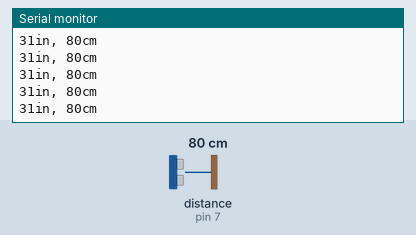
Recording of a sketch running on a simulated Arduino Uno, built with avr-gcc and run on an emulated ATmega328P. On the bench: the last lines printed to the serial monitor. Wiring (inferred from the names in the program): ultrasonic range finder: trigger pin 7; echo pin 7. The test bench sets the inputs (shaded band); at power-on: distance to the obstacle (sensor on pin 7) 80 cm. The echo pulse lasts 58.3 µs per cm.

Above: at 1.2 s.
1.3 s: distance to the obstacle (sensor on pin 7) set to 2 cm
At 1.38 s:
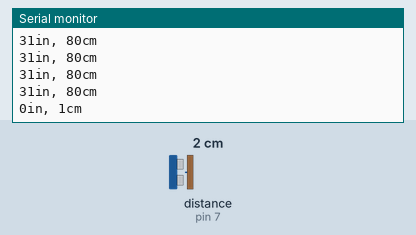
2.8 s: distance to the obstacle (sensor on pin 7) set to 4 cm
At 2.8 s:
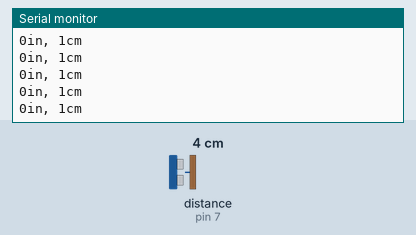
4.3 s: distance to the obstacle (sensor on pin 7) set to 299 cm
At 4.33 s:
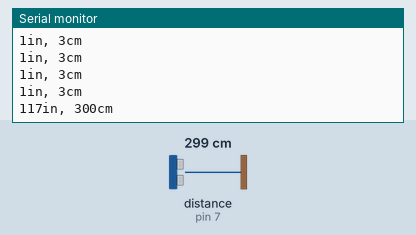
Timing chart, 0 to 7.3 s (numbered marks = the images above; inputs shaded):
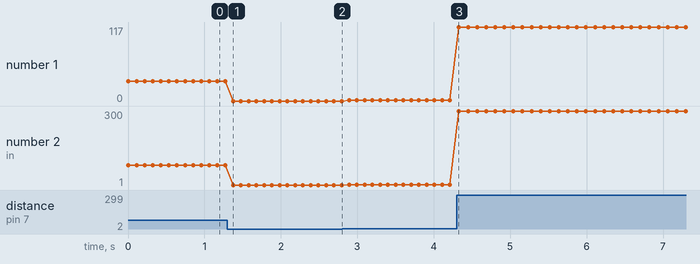

The sketch:

sketch_090802a.pde
```cpp
 /* Ping))) Sensor

    This sketch reads a PING))) ultrasonic rangefinder and returns the
    distance to the closest object in range. To do this, it sends a pulse
    to the sensor to initiate a reading, then listens for a pulse
    to return.  The length of the returning pulse is proportional to
    the distance of the object from the sensor.

    The circuit:
 	* +V connection of the PING))) attached to +5V
 	* GND connection of the PING))) attached to ground
 	* SIG connection of the PING))) attached to digital pin 7

    http://www.arduino.cc/en/Tutorial/Ping

    created 3 Nov 2008
    by David A. Mellis
    modified 30 Jun 2009
    by Tom Igoe

  */

 // this constant won't change.  It's the pin number
 // of the sensor's output:
 const int pingPin = 7;

 void setup() {
   // initialize serial communication:
   Serial.begin(9600);
 }

 void loop()
 {
   // establish variables for duration of the ping,
   // and the distance result in inches and centimeters:
   long duration, inches, cm;

   // The PING))) is triggered by a HIGH pulse of 2 or more microseconds.
   // Give a short LOW pulse beforehand to ensure a clean HIGH pulse:
   pinMode(pingPin, OUTPUT);
   digitalWrite(pingPin, LOW);
   delayMicroseconds(2);
   digitalWrite(pingPin, HIGH);
   delayMicroseconds(5);
   digitalWrite(pingPin, LOW);

   // The same pin is used to read the signal from the PING))): a HIGH
   // pulse whose duration is the time (in microseconds) from the sending
   // of the ping to the reception of its echo off of an object.
   pinMode(pingPin, INPUT);
   duration = pulseIn(pingPin, HIGH);

   // convert the time into a distance
   inches = microsecondsToInches(duration);
   cm = microsecondsToCentimeters(duration);

   Serial.print(inches);
   Serial.print("in, ");
   Serial.print(cm);
   Serial.print("cm");
   Serial.println();

   delay(100);
 }

 long microsecondsToInches(long microseconds)
 {
   // According to Parallax's datasheet for the PING))), there are
   // 73.746 microseconds per inch (i.e. sound travels at 1130 feet per
   // second).  This gives the distance travelled by the ping, outbound
   // and return, so we divide by 2 to get the distance of the obstacle.
   // See: http://www.parallax.com/dl/docs/prod/acc/28015-PING-v1.3.pdf
   return microseconds / 74 / 2;
 }

 long microsecondsToCentimeters(long microseconds)
 {
   // The speed of sound is 340 m/s or 29 microseconds per centimeter.
   // The ping travels out and back, so to find the distance of the
   // object we take half of the distance travelled.
   return microseconds / 29 / 2;
 }
```

sketch_090802a.cpp
```cpp
 /* Ping))) Sensor

    This sketch reads a PING))) ultrasonic rangefinder and returns the
    distance to the closest object in range. To do this, it sends a pulse
    to the sensor to initiate a reading, then listens for a pulse
    to return.  The length of the returning pulse is proportional to
    the distance of the object from the sensor.

    The circuit:
 	* +V connection of the PING))) attached to +5V
 	* GND connection of the PING))) attached to ground
 	* SIG connection of the PING))) attached to digital pin 7

    http://www.arduino.cc/en/Tutorial/Ping

    created 3 Nov 2008
    by David A. Mellis
    modified 30 Jun 2009
    by Tom Igoe

  */

 // this constant won't change.  It's the pin number
 // of the sensor's output:
 #include "WProgram.h"
void setup();
void loop();
long microsecondsToInches(long microseconds);
long microsecondsToCentimeters(long microseconds);
const int pingPin = 7;

 void setup() {
   // initialize serial communication:
   Serial.begin(9600);
 }

 void loop()
 {
   // establish variables for duration of the ping,
   // and the distance result in inches and centimeters:
   long duration, inches, cm;

   // The PING))) is triggered by a HIGH pulse of 2 or more microseconds.
   // Give a short LOW pulse beforehand to ensure a clean HIGH pulse:
   pinMode(pingPin, OUTPUT);
   digitalWrite(pingPin, LOW);
   delayMicroseconds(2);
   digitalWrite(pingPin, HIGH);
   delayMicroseconds(5);
   digitalWrite(pingPin, LOW);

   // The same pin is used to read the signal from the PING))): a HIGH
   // pulse whose duration is the time (in microseconds) from the sending
   // of the ping to the reception of its echo off of an object.
   pinMode(pingPin, INPUT);
   duration = pulseIn(pingPin, HIGH);

   // convert the time into a distance
   inches = microsecondsToInches(duration);
   cm = microsecondsToCentimeters(duration);

   Serial.print(inches);
   Serial.print("in, ");
   Serial.print(cm);
   Serial.print("cm");
   Serial.println();

   delay(100);
 }

 long microsecondsToInches(long microseconds)
 {
   // According to Parallax's datasheet for the PING))), there are
   // 73.746 microseconds per inch (i.e. sound travels at 1130 feet per
   // second).  This gives the distance travelled by the ping, outbound
   // and return, so we divide by 2 to get the distance of the obstacle.
   // See: http://www.parallax.com/dl/docs/prod/acc/28015-PING-v1.3.pdf
   return microseconds / 74 / 2;
 }

 long microsecondsToCentimeters(long microseconds)
 {
   // The speed of sound is 340 m/s or 29 microseconds per centimeter.
   // The ping travels out and back, so to find the distance of the
   // object we take half of the distance travelled.
   return microseconds / 29 / 2;
 }

int main(void)
{
	init();

	setup();

	for (;;)
		loop();

	return 0;
}
```

Measured:
- after the input at 1.3 s, the serial monitor: prints a new line after 0.08 s (image 1)
- after the input at 4.3 s, the serial monitor: prints a new line at once (image 3)
- plotted number 1: 31 → 0 after the input at 1.3 s, 1 → 117 after the input at 4.3 s
- plotted number 2: 80 → 1 after the input at 1.3 s, 1 → 3 after the input at 2.8 s, 3 → 300 after the input at 4.3 s
